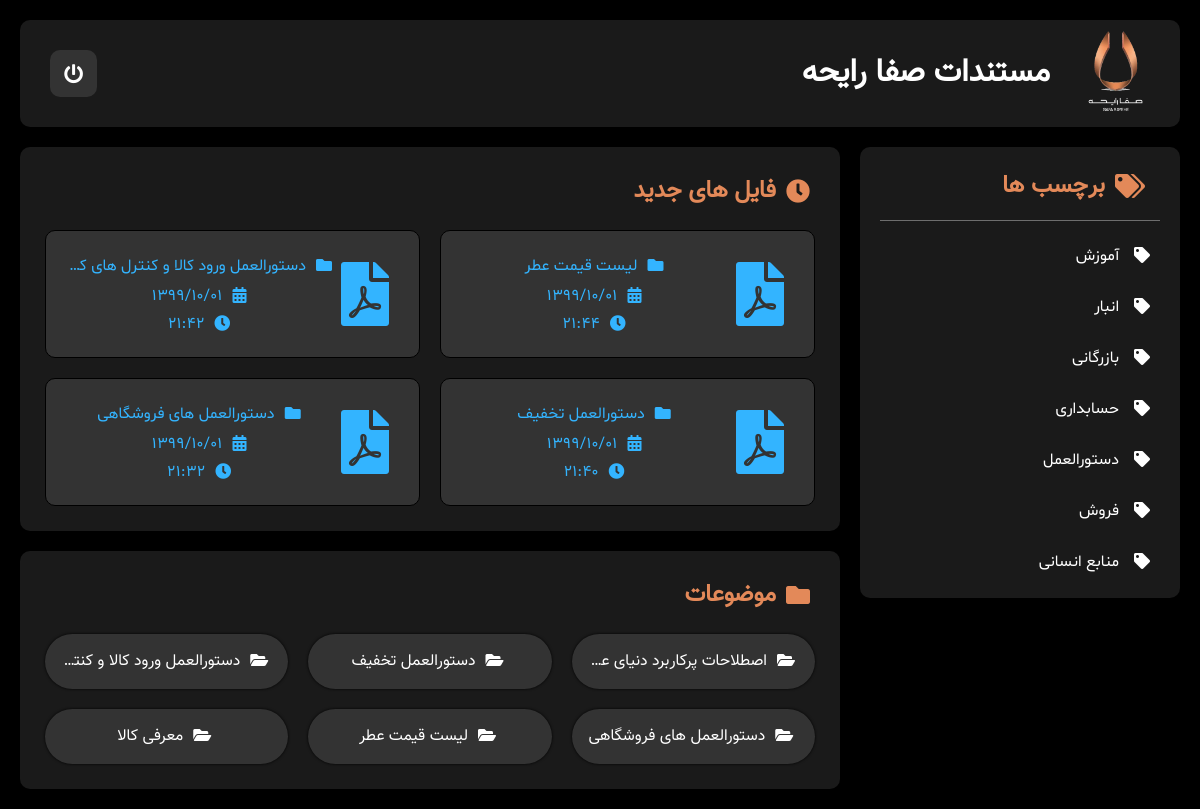
The page / (signed in) on the database its author committed.
### tables this page shows
CREATE TABLE `tbl_barchasb` (
  `id` bigint(20) NOT NULL,
  `barchasb` varchar(60) NOT NULL,
  `tarikhSabt` date NOT NULL,
  `zamanSabt` time NOT NULL
);

CREATE TABLE `tbl_dasteh` (
  `id` bigint(20) NOT NULL,
  `dasteh` text NOT NULL,
  `sath` tinyint(4) NOT NULL,
  `vaziat` tinyint(4) NOT NULL DEFAULT '1',
  `tarikhSabt` date NOT NULL,
  `zamanSabt` time NOT NULL
);

### code/jdf.php (called while the page is built, shortened)
<?php
function jdate($format,$timestamp='',$none='',$time_zone='Asia/Tehran',$tr_num='fa'){
 $T_sec=0;
 $ts=$T_sec+(($timestamp==='')?time():tr_num($timestamp));
 $date=explode('_',date('H_i_j_n_O_P_s_w_Y',$ts));
 list($j_y,$j_m,$j_d)=gregorian_to_jalali($date[8],$date[3],$date[2]);
 $sl=strlen($format);
 $out='';
 for($i=0; $i<$sl; $i++){
  $sub=substr($format,$i,1);
  switch($sub){
	case'd':
	$out.=($j_d<10)?'0'.$j_d:$j_d;
	break;
	case'j':
	$out.=$j_d;
	break;
	case'm':
	$out.=($j_m>9)?$j_m:'0'.$j_m;
	break;
	case'Y':
	$out.=$j_y;
	break;
	default:$out.=$sub;
  }
 }
 return($tr_num!='en')?tr_num($out,'fa','.'):$out;
}
function jmktime($h='',$m='',$s='',$jm='',$jd='',$jy='',$none='',$timezone='Asia/Tehran'){
 if($timezone!='local')date_default_timezone_set($timezone);
 if($h===''){
  return time();
 }else{
    list($h,$m,$s,$jm,$jd,$jy)=explode('_',tr_num($h.'_'.$m.'_'.$s.'_'.$jm.'_'.$jd.'_'.$jy));
  if($m===''){
   return mktime($h);
  }else{
   if($s===''){
    return mktime($h,$m);
   }else{
    if($jm===''){
     return mktime($h,$m,$s);
    }else{
     $jdate=explode('_',jdate('Y_j','','',$timezone,'en'));
     if($jd===''){
      list($gy,$gm,$gd)=jalali_to_gregorian($jdate[0],$jm,$jdate[1]);
      return mktime($h,$m,$s,$gm);
     }else{
      if($jy===''){
       list($gy,$gm,$gd)=jalali_to_gregorian($jdate[0],$jm,$jd);
       return mktime($h,$m,$s,$gm,$gd);
      }else{
       list($gy,$gm,$gd)=jalali_to_gregorian($jy,$jm,$jd);
       return mktime($h,$m,$s,$gm,$gd,$gy);
      }
     }
    }
   }
  }
 }
}
function tr_num($str,$mod='en',$mf='٫'){
 $num_a=array('0','1','2','3','4','5','6','7','8','9','.');
 $key_a=array('۰','۱','۲','۳','۴','۵','۶','۷','۸','۹',$mf);
 return($mod=='fa')?str_replace($num_a,$key_a,$str):str_replace($key_a,$num_a,$str);
}
function gregorian_to_jalali($gy,$gm,$gd,$mod=''){
	list($gy,$gm,$gd)=explode('_',tr_num($gy.'_'.$gm.'_'.$gd));
 $g_d_m=array(0,31,59,90,120,151,181,212,243,273,304,334);
 if($gy > 1600){
  $jy=979;
  $gy-=1600;
 }else{
  $jy=0;
  $gy-=621;
 }
 $gy2=($gm > 2)?($gy+1):$gy;
 $days=(365*$gy) +((int)(($gy2+3)/4)) -((int)(($gy2+99)/100)) +((int)(($gy2+399)/400)) -80 +$gd +$g_d_m[$gm-1];
 $jy+=33*((int)($days/12053));
 $days%=12053;
 $jy+=4*((int)($days/1461));
 $days%=1461;
 $jy+=(int)(($days-1)/365);
 if($days > 365)$days=($days-1)%365;
 if($days < 186){
  $jm=1+(int)($days/31);
  $jd=1+($days%31);
 }else{
  $jm=7+(int)(($days-186)/30);
  $jd=1+(($days-186)%30);
 }
 return($mod==='')?array($jy,$jm,$jd):$jy .$mod .$jm .$mod .$jd;
}
function jalali_to_gregorian($jy,$jm,$jd,$mod=''){
	list($jy,$jm,$jd)=explode('_',tr_num($jy.'_'.$jm.'_'.$jd));
 if($jy > 979){
  $gy=1600;
  $jy-=979;
 }else{
  $gy=621;
 }
 $days=(365*$jy) +(((int)($jy/33))*8) +((int)((($jy%33)+3)/4)) +78 +$jd +(($jm<7)?($jm-1)*31:(($jm-7)*30)+186);
 $gy+=400*((int)($days/146097));
 $days%=146097;
 $gy+=4*((int)(($days)/1461));
 $days%=1461;
 $gy+=(int)(($days-1)/365);
 if($days > 365)$days=($days-1)%365;
 $gd=$days+1;
 foreach(array(0,31,((($gy%4==0) and ($gy%100!=0)) or ($gy%400==0))?29:28 ,31,30,31,30,31,31,30,31,30,31) as $gm=>$v){
  if($gd <= $v)break;
  $gd-=$v;
 }
 return($mod==='')?array($gy,$gm,$gd):$gy .$mod .$gm .$mod .$gd;
}

### index.php (the view, shortened to what this page needs)
<?php
include ("code/jdf.php");
include ("code/etesal-db.php");
?>
<!DOCTYPE html>
<html lang="fa-ir">
<head>
    <link rel="stylesheet" href="style/main.css"/>
</head>
<body dir="rtl">
<div id="fullCountainer">
    <div id="header">
        <img src="pic/logo-s.png" id="aksHeader"<?php if ($_SESSION["sathFard"]===1) echo ' ondblclick="document.getElementById(\'CountainerKadrNamayeshPeygham\').style.display = \'table\';"';?>/>
        <h1 id="titrKol">مستندات صفا رایحه</h1>
        <div id="kadrEmkanat">
            <a href="index.php?kh" class="btnEmkanat" title="خروج"></a>
        </div>
    </div>
    <div id="kadrBarchasb">
        <h2 id="titrBarchasb"><span class="icon"></span>برچسب ها</h2>
        <div id="kadrDorBarchasb">
            <?php
            $sql = "select * from tbl_barchasb order by barchasb";
            $result = $con->query($sql);
            if ($result !== false && $result->num_rows > 0)
            {
                while ($row = $result->fetch_assoc())
                {
                    echo '<a href="#kadrDastehBandi" onclick="entekhabBarchasb(' . $row["id"] . ', \'' . $row["barchasb"] . '\');" class="barchasb"><span class="icon"></span>' . $row["barchasb"] . '</a>';
                }
            }
            ?>
        </div>
    </div>
    <div id="kadrMatalebAkhir">
        <h2 id="titrMatalebAkhir"><span class="icon"></span>فایل های جدید</h2>
        <div id="kadrDorMatalebAkhir">
            <?php
            $sql = @"select tbl_pdf.id as id, dasteh, tarikhErsal, zamanErsal from tbl_pdf
                    inner join tbl_dasteh on tbl_dasteh.id = dastehID
                    where tbl_pdf.vaziat = 1 and tarikhErsal >= '" . jdate('Y-m-d', jmktime(0, 0, 0, jdate('m'), jdate('d'), jdate('Y')) - 604800, "", "Asia/Tehran", "en") . "' and sath >= " . $_SESSION['sathFard'] . @"
                    order by tarikhErsal desc, zamanErsal desc, id desc";
            $result = $con->query($sql);
            if ($result !== false && $result->num_rows >= 4)
            {
                while ($row = $result->fetch_assoc())
                {
                    echo @'<a href="javascript: void (0);" onclick="entekhabPDF(' . $row["id"] . ');" class="pdf" title="' . $row["dasteh"] . '">
                                <span class="icon"></span>
                                <span class="dasteh"><span class="icon"></span>' . $row["dasteh"] . '</span>
                                <span class="tarikh">' . str_replace("-", "/", $row["tarikhErsal"]) . '<span class="icon"></span></span>
                                <span class="zaman">' . substr($row["zamanErsal"], 0, 5) . '<span class="icon"></span></span>
                            </a>';
                }
            }
            else
            {
                $sql = @"select tbl_pdf.id as id, dasteh, tarikhErsal, zamanErsal from tbl_pdf
                        inner join tbl_dasteh on tbl_dasteh.id = dastehID
                        where tbl_pdf.vaziat = 1 and sath >= " . $_SESSION['sathFard'] . " order by tarikhErsal desc, zamanErsal desc, id desc limit 4";
                $result = $con->query($sql);
                if ($result !== false && $result->num_rows > 0)
                {
                    while ($row = $result->fetch_assoc())
                    {
                        echo @'<a href="javascript: void (0);" onclick="entekhabPDF(' . $row["id"] . ');" class="pdf" title="' . $row["dasteh"] . '">
                                <span class="icon"></span>
                                <span class="dasteh"><span class="icon"></span>' . $row["dasteh"] . '</span>
                                <span class="tarikh">' . str_replace("-", "/", $row["tarikhErsal"]) . '<span class="icon"></span></span>
                                <span class="zaman">' . substr($row["zamanErsal"], 0, 5) . '<span class="icon"></span></span>
                            </a>';
                    }
                }
            }
            ?>
        </div>
    </div>
    <div id="kadrDastehBandi">
        <h2 id="titrDasteh"><span class="icon"></span>موضوعات</h2>
        <div id="kadrDorDasteh">
            <?php
            $sql = "select * from tbl_dasteh where vaziat = 1 and sath >= " . $_SESSION['sathFard'] . " order by dasteh";
            $result = $con->query($sql);
            if ($result !== false && $result->num_rows > 0)
            {
                while ($row = $result->fetch_assoc())
                {
                    echo '<a href="javascript: void (0);" onclick="entekhabDasteh(' . $row["id"] . ', \'' . $row["dasteh"] . '\');" class="dasteh"><span class="icon"></span>' . $row["dasteh"] . '</a>';
                }
            }
            ?>
        </div>
    </div>
</div>
</body>
</html>

### rows shown on the page
tbl_barchasb: barchasb "آموزش"
tbl_barchasb: barchasb "انبار"
tbl_barchasb: barchasb "بازرگانی"
tbl_barchasb: barchasb "حسابداری"
tbl_barchasb: barchasb "دستورالعمل"
tbl_barchasb: barchasb "فروش"
tbl_barchasb: barchasb "منابع انسانی"
tbl_dasteh: dasteh "اصطلاحات پرکاربرد دنیای عطر…"
tbl_dasteh: dasteh "دستورالعمل تخفیف"
tbl_dasteh: dasteh "دستورالعمل ورود کالا و کنترل…"
tbl_dasteh: dasteh "دستورالعمل های فروشگاهی"
tbl_dasteh: dasteh "لیست قیمت عطر"
tbl_dasteh: dasteh "معرفی کالا"

### other values the page prints
$row["dasteh"] "لیست قیمت عطر"
str_replace("-", "/", $row["tarikhErsal"]) "1399/10/01"
substr($row["zamanErsal"], 0, 5) "21:44"
$row["dasteh"] "دستورالعمل ورود کالا و کنترل های…"
substr($row["zamanErsal"], 0, 5) "21:42"
$row["dasteh"] "دستورالعمل تخفیف"
substr($row["zamanErsal"], 0, 5) "21:40"
$row["dasteh"] "دستورالعمل های فروشگاهی"
substr($row["zamanErsal"], 0, 5) "21:32"
